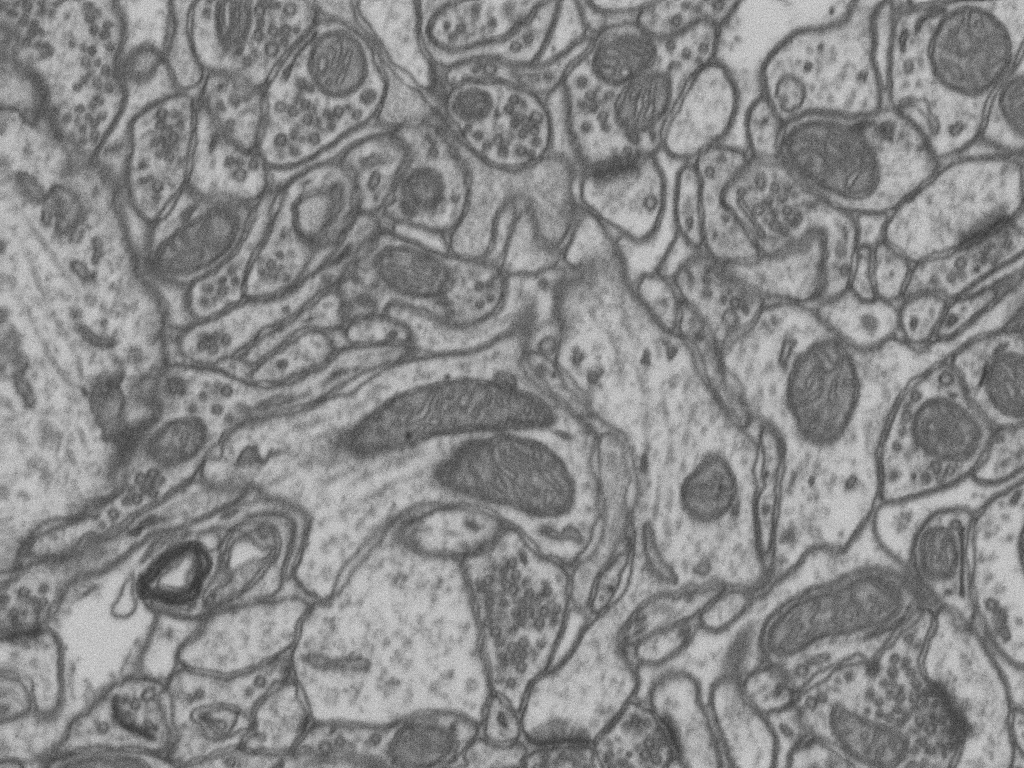
#> input picture notebooks/em_image.png, 1024 x 768 px, found by its file name
$ jupyter execute MisclassificationDistance_demo.ipynb   (older library calls are emulated)
#> lines starting #> are read from the running program, lines starting #| are printed output that depends on the picture; after the words box and inside, x2 and y2 are one past the last pixel; in counts of white or black regions, pixels touching at a corner belong together
### amglib/plotsupport.py
import matplotlib.pyplot as plt
from matplotlib.colors import ListedColormap
import matplotlib.colors as colors
from sklearn.metrics import confusion_matrix
from seaborn import heatmap
import numpy as np

# [5 lines left out: function remove_axisticks, not called in this run]


def panel_labels(axes,labels, fontsize = 14, posx=0.5,posy=-0.1) :
    for ax,label in zip(axes,labels) :
        ax.text(posx, posy, label, transform=ax.transAxes, fontsize=fontsize, ha='center',va='center')


# [88 lines left out: functions buildCMap, magnifyRegion, showHitMap, showHitCases, color_map_index_transform, colormap_fuse, not called in this run]

### amglib/metrics.py
import numpy as np
from scipy.ndimage.morphology import distance_transform_edt as edt

# [36 lines left out: function misclasification_distance, not called in this run]


### notebooks/MisclassificationDistance_demo.ipynb
# Measure the location of misclassifications
When the performance of a segmentation algorithm is evaluated it is often done by counting the number of misclassified pixels as number of false positive and false negative. This gives a global number that doesn't tell how the misclassifications are distributed in the image. the two extremes would be randomly distributed over the image or it could be as highly correlated to the ground truth. In the later case it would be that the item sizes are over- or under-estimated. The function ```misclassification_distance``` creates a histogram showing the distribution of misclassifications as function of the distance from the item edge.

[cell 1]
import numpy as np
import matplotlib.pyplot as plt
import skimage.io as io
import skimage.filters as flt
import skimage.morphology as morph

import sys
sys.path.append('../')
import amglib.metrics as metrics
import amglib.plotsupport as ps

[cell 2]
import importlib
importlib.reload(metrics)
importlib.reload(ps)

[cell 3]
cell_img = (255-io.imread("/Users/kaestner/lectures/Quantitative-Big-Imaging-2022/Lectures/Lecture-04/data/em_image.png")[::2, ::2])/255.0
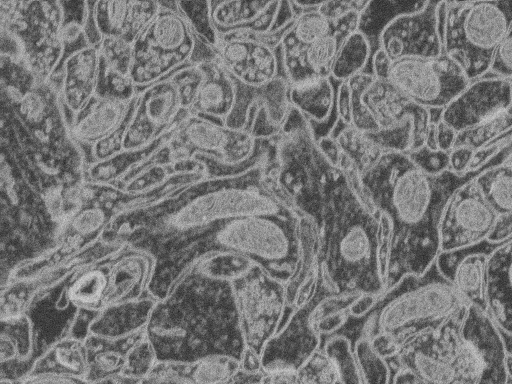
#> cell_img: shape (384, 512) float64; min 0.133, max 0.824, mean 0.468
cell_seg = io.imread("/Users/kaestner/lectures/Quantitative-Big-Imaging-2022/Lectures/Lecture-04/data/em_image_seg.png")[::2, ::2]>0
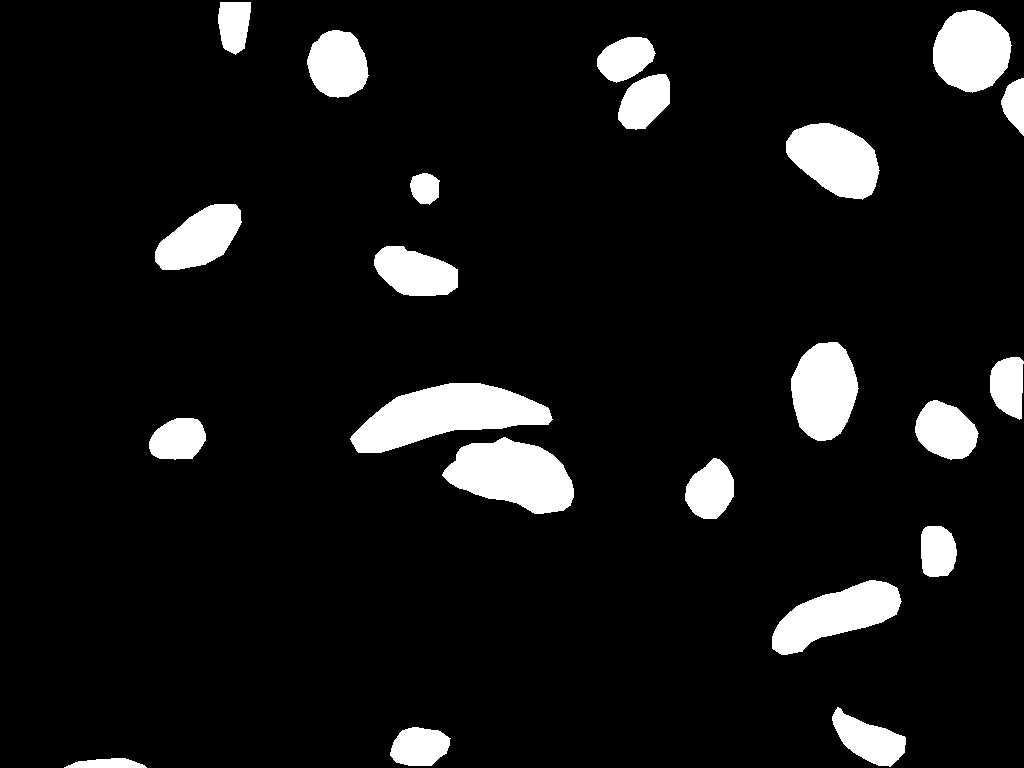
#> input picture notebooks/em_image_seg.png, 1024 x 768 px, found by its file name
#> cell_seg: shape (384, 512) bool; 8.4% white; 22 white regions, largest, box (x1, y1, x2, y2) and area: (175, 192, 276, 227) 2001, (221, 219, 287, 257) 1665, (386, 290, 451, 328) 1297

fig,ax = plt.subplots(1,2,figsize=(12,5))
ax[0].imshow(cell_img, cmap='bone')
ax[0].set_title('Original image')
ax[1].imshow(cell_seg,interpolation='none')
ax[1].set_title('Ground truth mask');

## A simple case - overgrown items
In this example, we look at a case where the items were to generously segmented. This is demonstrated using a dilation operation.

[cell 4]
grown=morph.dilation(cell_seg,selem=morph.disk(20))
#> grown: shape (384, 512) bool; 37.3% white; 12 white regions, largest, box (x1, y1, x2, y2) and area: (366, 151, 512, 384) 20604, (155, 172, 307, 277) 11297, (167, 67, 249, 168) 5998

fig,ax = plt.subplots(1,2,figsize=(15,5))
ax[0].imshow(cell_seg,interpolation='none')
ax[1].imshow(grown,interpolation='none')

[cell 5]
ps.showHitMap(cell_seg,grown)
#> in showHitMap, `m=4*gt*pr+ 2*gt*(1-pr) + 3*(1-gt)*pr + (1-gt)*(1-pr)`:
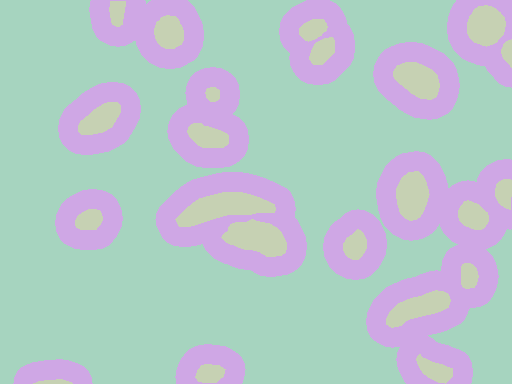
#> m: shape (384, 512) int64; 3 distinct labels, from 1 to 4; one colour per label, 0 black
#> in showHitMap, `cmat = confusion_matrix(gt.ravel(), pr.ravel(), normalize='all')`: cmat = [[0.627, 0.289], [0, 0.0845]]

[cell 6]
res=metrics.misclasification_distance(cell_seg,grown)
#> in misclasification_distance, `dneg=dneg*(m==3)`:
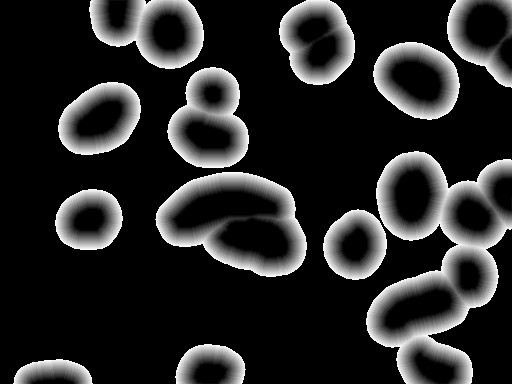
#> dneg: shape (384, 512) float64; min 0, max 20, mean 3.12; drawn with min black and max white
#> in misclasification_distance, `duneg = np.unique(dneg)`: duneg = 21 values from 0 to 20
#> the loop in misclasification_distance, `for d in duneg :` made 21 passes
#> after the loop in misclasification_distance, `for d in duneg :`: fpcnt = [139827, 2869, 2159, 2206, 3136, 2313, 2778, 2447, 2823, 3191, 2592, 3091, 2733, 3421, 3023, 2883, 3641, 3360, 3258, 3082, 1775]
#> in misclasification_distance, `dpos=dpos*(m==2)`: dpos: shape (384, 512) float64; every value is 0
#> in misclasification_distance, `dupos = np.unique(dpos)`: dupos = [0]
#> the loop in misclasification_distance, `for d in dupos :` made 1 pass
#> after the loop in misclasification_distance, `for d in dupos :`: fncnt = [196608]
#> res = 5 items

fig,ax=plt.subplots(1,3,figsize=(15,4))

ax[0].imshow(res['confusion_map'],interpolation='none')
ax[1].plot(res['fp_dist'][1:],res['fp_count'][1:],'.',markersize=3)
ax[1].set_xlabel('Distance from edge [pixels]')
ax[1].set_ylabel('Count')
ax[1].set_title('False positives')
ax[2].plot(res['fn_dist'][1:],res['fn_count'][1:],'.',markersize=3)
ax[2].set_xlabel('Distance from edge [pixels]')
ax[2].set_ylabel('Count')
ax[2].set_title('False negatives');
#> figure, not shown here; panel 2: curve peaks at x = 16, y = 3641

[cell 7]
cfpd=np.cumsum(res['fp_count'][1:])
#> cfpd = 20 values from 2869 to 56781
cfpd=cfpd/cfpd[-1]
#> cfpd = 20 values from 0.0505 to 1


plt.plot(res['fp_dist'][1:],cfpd, label='False positives')
plt.title('Cumulative counts')
plt.xlabel('Distance from edge')
plt.ylabel('Fraction of misclassified pixels')
#> figure, not shown here; curve peaks at x = 20, y = 1

Here, you can see that the misclassified pixels are relatively close to the true items. The number of misclassified pixels increases slightly with the distance. This increase is due to the inceasing perimeter size of the objects.

## A more complicated case
In this example we apply a threshold to the cell image and a first inspection shows that there are quite many misclassified pixels.

We start with segmenting the image using an Otsu threshold

[cell 8]
plt.hist(cell_img.ravel(),bins=40);
th = flt.threshold_otsu(cell_img)
#> th = 0.458
plt.vlines([th],ymin=0,ymax=10000,color='red')
#> figure, not shown here; tallest bar 11320 high, from x = 0.565 to 0.582

[cell 9]
cell_th = th < cell_img
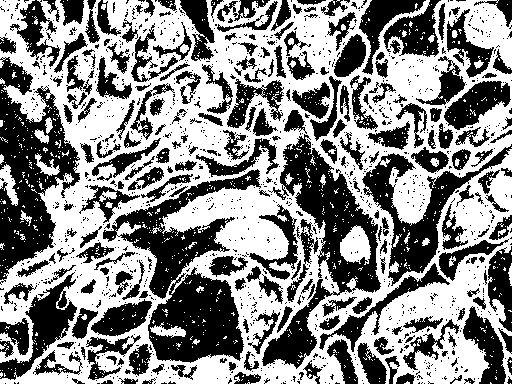
#> cell_th: shape (384, 512) bool; 53.6% white; 1284 black regions (1053 under 20 px), largest, box (x1, y1, x2, y2) and area: (103, 169, 261, 363) 11115, (0, 57, 80, 285) 8580, (262, 134, 381, 369) 8299
fig,ax = plt.subplots(1,3,figsize=(15,5))
ax[0].imshow(cell_img)
ax[1].imshow(cell_seg,interpolation='none')
ax[2].imshow(cell_th,interpolation='none')

[cell 10]
ps.showHitMap(cell_seg,cell_th)
#> in showHitMap (call 2), `m=4*gt*pr+ 2*gt*(1-pr) + 3*(1-gt)*pr + (1-gt)*(1-pr)`:
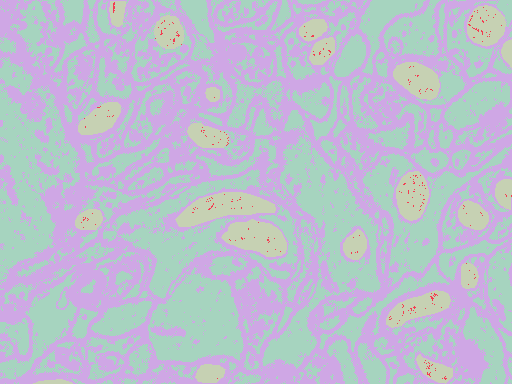
#> m: shape (384, 512) int64; 4 distinct labels, from 1 to 4; one colour per label, 0 black
#> in showHitMap (call 2), `cmat = confusion_matrix(gt.ravel(), pr.ravel(), normalize='all')`: cmat = [[0.462, 0.454], [0.00215, 0.0824]]

As you can see here, the confusion matrix tells us that there is something wrong with this result, but it is not until we look at the hit map that we see how the hits are distributed. The hit map is good for qualitative assessments, but we want to know how far away from the items we misclassify pixels in the image. This is where we can use the misclassification distance.

[cell 11]
res=metrics.misclasification_distance(cell_seg,cell_th)
#> call 2 of misclasification_distance, with decimals = 0
#> in misclasification_distance (call 2), `dneg=dneg*(m==3)`:
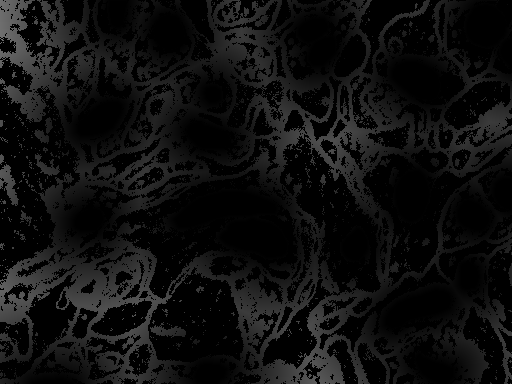
#> dneg: shape (384, 512) float64; min 0, max 112, mean 14.6
#> in misclasification_distance (call 2), `duneg = np.unique(dneg)`: duneg = 113 values from 0 to 112
#> the loop in misclasification_distance (call 2), `for d in duneg :` made 113 passes
#> after the loop in misclasification_distance (call 2), `for d in duneg :`: fpcnt = 113 values, max 107372 at index 0, min 4 at index 112, mean 1739.9
#> in misclasification_distance (call 2), `dpos=dpos*(m==2)`:
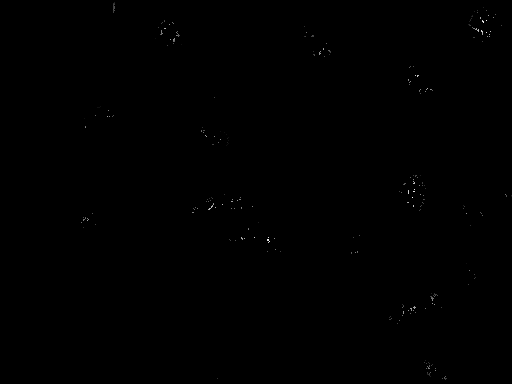
#> dpos: shape (384, 512) float64; min 0, max 16, mean 0.0141; drawn with min black and max white
#> in misclasification_distance (call 2), `dupos = np.unique(dpos)`: dupos = 17 values from 0 to 16
#> the loop in misclasification_distance (call 2), `for d in dupos :` made 17 passes
#> after the loop in misclasification_distance (call 2), `for d in dupos :`: fncnt = [196186, 17, 18, 32, 72, 51, 44, 33, 38, 30, 31, 16, 14, 11, 7, 7, 1]

fig,ax=plt.subplots(1,3,figsize=(15,4))

ax[0].imshow(res['confusion_map'],interpolation='none')
ax[1].plot(res['fp_dist'][1:],res['fp_count'][1:],'.',markersize=3)
ax[1].set_xlabel('Distance from edge [pixels]')
ax[1].set_ylabel('Count')
ax[1].set_title('False positives')
ax[2].plot(res['fn_dist'][1:],res['fn_count'][1:],'.',markersize=3)
ax[2].set_xlabel('Distance from edge [pixels]')
ax[2].set_ylabel('Count')
ax[2].set_title('False negatives');
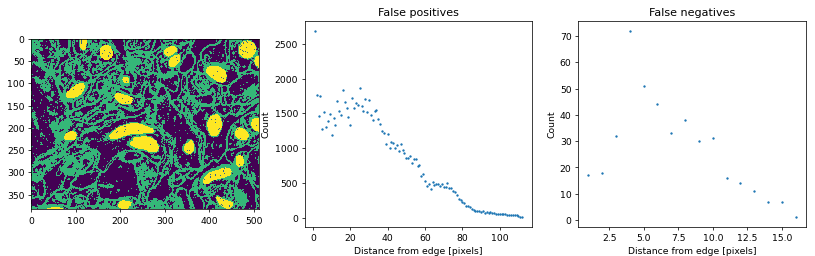
#> figure drawn by matplotlib, 3 panels; panel 2: curve peaks at x = 1, y = 2688; panel 3: curve peaks at x = 4, y = 72

Ideally, this plot should have high counts for short distances and relatively soon the should hardly be any counts at all. So, the conclusion here is that there is a wide spatial spread of the detected pixel using this segmenation method.

[cell 12]
cfpd=np.cumsum(res['fp_count'][1:])
#> cfpd = 112 values from 2688 to 89236
cfpd=cfpd/cfpd[-1]
#> cfpd = 112 values from 0.0301 to 1
cfnd=np.cumsum(res['fn_count'][1:])
#> cfnd = [17, 35, 67, 139, 190, 234, 267, 305, 335, 366, 382, 396, 407, 414, 421, 422]
cfnd=cfnd/cfnd[-1]
#> cfnd = [0.0403, 0.0829, 0.159, 0.329, 0.45, 0.555, 0.633, 0.723, 0.794, 0.867, 0.905, 0.938, 0.964, 0.981, 0.998, 1]

plt.plot(res['fp_dist'][1:],cfpd, label='False positives')
plt.plot(res['fn_dist'][1:],cfnd, label='False negatives');
plt.title('Cumulative counts')
plt.xlabel('Distance from edge')
plt.ylabel('Fraction of misclassified pixels');
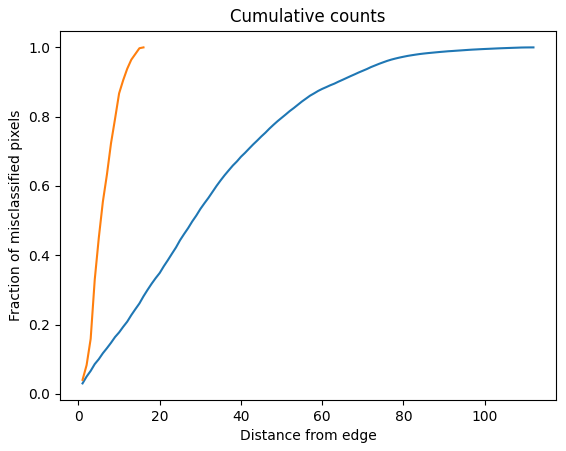
#> figure drawn by matplotlib, 1 panel; curve peaks at x = 112, y = 1; curve peaks at x = 16, y = 1
